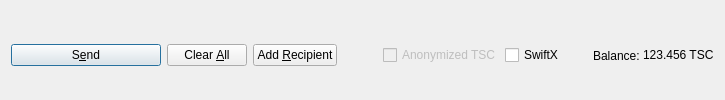
         <widget class="QFrame" name="frame_Send">
          <layout class="QHBoxLayout" name="horizontalLayout">
           <property name="bottomMargin">
            <number>0</number>
           </property>
           <item>
            <widget class="QPushButton" name="sendButton">
             <property name="minimumSize">
              <size>
               <width>150</width>
               <height>0</height>
              </size>
             </property>
             <property name="toolTip">
              <string>Confirm the send action</string>
             </property>
             <property name="text">
              <string>S&amp;end</string>
             </property>
             <property name="icon">
              <iconset resource="../telserracoin.qrc">
               <normaloff>:/icons/send</normaloff>:/icons/send</iconset>
             </property>
             <property name="autoDefault">
              <bool>false</bool>
             </property>
             <property name="default">
              <bool>true</bool>
             </property>
            </widget>
           </item>
           <item>
            <widget class="QPushButton" name="clearButton">
             <property name="sizePolicy">
              <sizepolicy hsizetype="Minimum" vsizetype="Fixed">
               <horstretch>0</horstretch>
               <verstretch>0</verstretch>
              </sizepolicy>
             </property>
             <property name="toolTip">
              <string>Clear all fields of the form.</string>
             </property>
             <property name="text">
              <string>Clear &amp;All</string>
             </property>
             <property name="icon">
              <iconset resource="../telserracoin.qrc">
               <normaloff>:/icons/remove</normaloff>:/icons/remove</iconset>
             </property>
             <property name="autoDefault">
              <bool>false</bool>
             </property>
            </widget>
           </item>
           <item>
            <widget class="QPushButton" name="addButton">
             <property name="toolTip">
              <string>Send to multiple recipients at once</string>
             </property>
             <property name="text">
              <string>Add &amp;Recipient</string>
             </property>
             <property name="icon">
              <iconset resource="../telserracoin.qrc">
               <normaloff>:/icons/add</normaloff>:/icons/add</iconset>
             </property>
             <property name="autoDefault">
              <bool>false</bool>
             </property>
            </widget>
           </item>
           <item>
            <spacer name="horizontalSpacer">
             <property name="orientation">
              <enum>Qt::Horizontal</enum>
             </property>
             <property name="sizeHint" stdset="0">
              <size>
               <width>40</width>
               <height>20</height>
              </size>
             </property>
            </spacer>
           </item>
           <item>
            <layout class="QHBoxLayout" name="horizontalLayout_2">
             <property name="spacing">
              <number>3</number>
             </property>
             <item>
              <widget class="QCheckBox" name="checkzTSC">
               <property name="enabled">
                <bool>false</bool>
               </property>
               <property name="text">
                <string>Anonymized TSC</string>
               </property>
              </widget>
             </item>
             <item>
              <widget class="QCheckBox" name="checkSwiftTX">
               <property name="enabled">
                <bool>true</bool>
               </property>
               <property name="minimumSize">
                <size>
                 <width>85</width>
                 <height>0</height>
                </size>
               </property>
               <property name="text">
                <string>SwiftX</string>
               </property>
              </widget>
             </item>
             <item>
              <widget class="QLabel" name="label">
               <property name="text">
                <string>Balance:</string>
               </property>
              </widget>
             </item>
             <item>
              <widget class="QLabel" name="labelBalance">
               <property name="sizePolicy">
                <sizepolicy hsizetype="Preferred" vsizetype="Fixed">
                 <horstretch>0</horstretch>
                 <verstretch>0</verstretch>
                </sizepolicy>
               </property>
               <property name="cursor">
                <cursorShape>IBeamCursor</cursorShape>
               </property>
               <property name="text">
                <string notr="true">123.456 TSC</string>
               </property>
               <property name="textInteractionFlags">
                <set>Qt::LinksAccessibleByMouse|Qt::TextSelectableByKeyboard|Qt::TextSelectableByMouse</set>
               </property>
              </widget>
             </item>
            </layout>
           </item>
          </layout>
         </widget>
